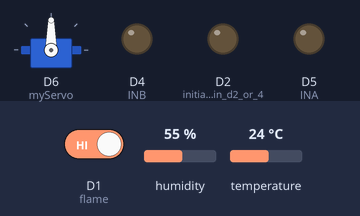
A sketch run on a simulated ESP8266 (NodeMCU). On the bench: servo, output pins drawn as LEDs (lit = HIGH). The test bench sets the inputs (shaded band); at power-on: D1 (flame) HIGH, humidity 55 %, temperature 24 °C. WiFi joins after 1.5 s; servers stay silent unless stated; the Firebase database answers and starts empty; what the sketch prints to the serial monitor is not drawn.

Above: at 3.1 s.
3.2 s: D1 (flame) driven LOW
At 4.3 s:
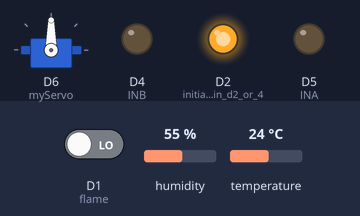
11.4 s: D1 (flame) driven HIGH
At 12.1 s:
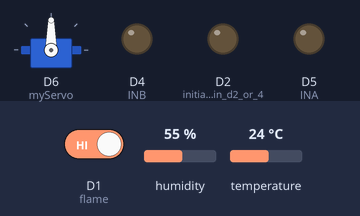
Timing chart, 0 to 14.4 s (numbered marks = the images above; inputs shaded):
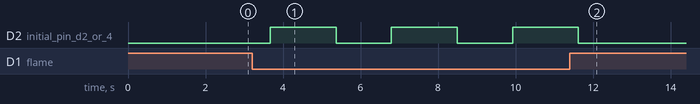

Measured:
- after the input at 3.2 s, D2 (initial_pin_d2_or_4): alternates HIGH for 1.7 s and LOW for 1.4 s, starting after 0.48 s
- after the input at 11.4 s, D2 (initial_pin_d2_or_4): goes on until 11.6 s, then stays LOW

The sketch:

fire_temp_with_firebase.ino
```cpp
// Internet Of Things
// Author : Kelompok 7


#include <ESP8266WiFi.h>
#include <FirebaseArduino.h>
#include "DHT.h"
#include <Servo.h>

// Set these to run example. //
#define FIREBASE_HOST "iot-apps-2k18.firebaseio.com" //name firebase database
#define FIREBASE_AUTH "hVUH40trYhOmooj0JF8yQAp9bHMLAj7fS75H3h***" //Token
#define WIFI_SSID "g4" //BSSID
#define WIFI_PASSWORD "apasih01" //password SSID
#define DHTPIN 0 //on pin D3
#define DHTYPE DHT11 //tipe module dht 11

//----sensor temperature---//
DHT dht(DHTPIN, DHTYPE); //  DHT11


Servo myServo; // Initial name Servo
int n = 0; //control servo state

//----sensor Flame---//
int flame = 5; //on pin D1
bool flame1 = 0; //state flame {False}

int isFlame = HIGH; // HIGH when FLAME Exposed
int mytimeout = millis() / 1000;


//----FanMOdule l9110---//
 int INA = 14;  // on pin D5
 int INB = 2;  //on pin D4
 byte speedfan = 150; //speed fan


//read Gpio or pin, view on NodeMcu Mapping Board

void setup() {
  Serial.begin(115200);
  pinMode(flame, INPUT); //initial flamesensor on pin d1 or 5 , Flame
  delay(50);
  pinMode(D2, OUTPUT); //initial pin d2 or 4, Buzzer
  delay(50);
  myServo.attach(12);//initial pin d6 or gpio pin, Servo
  pinMode(INA, OUTPUT);
  pinMode(INB, OUTPUT);
  //myServo.write(80);
  delay(0);
  // connect to wifi.
  WiFi.begin(WIFI_SSID, WIFI_PASSWORD);
  Serial.print("connecting");
  while (WiFi.status() != WL_CONNECTED) {
    Serial.print(".");
    delay(500);
    if((millis() / 1000) > mytimeout + 3){ // try for less than 4 seconds to connect to WiFi router
      break;
    }
  }
  Serial.println();
  Serial.print("connected: ");
  Serial.println(WiFi.localIP());


  Firebase.begin(FIREBASE_HOST, FIREBASE_AUTH);
  Firebase.set("SERVO STATE", 0);
   delay(200);
}


void loop() {

  // set value
  Firebase.setString("Communication", "Connected");

////---manual Controling servo and fan--------
 n=Firebase.getInt("SERVO STATE");
   if(n==1){
      servoloop();

      return;
    }else{
      fanStop();

    }
////-----------------------------------------

  temperature(); //method temperature

  flameDetect(); //method for flame and Buzzer
  Serial.println(flame1);


  // set string value
  Firebase.setString("TUGAS", "FIRE-TEMPERATURE IOT");
   Firebase.setString("KEL", "KELOMPOK 7");
  // handle error
  if (Firebase.failed()) {
      Serial.print("setting /message failed:");
      Serial.println(Firebase.error());
      return;
  }
  delay(500);

}
//method Flame
void flameDetect() {
  isFlame = digitalRead(flame);
//  n=Firebase.getInt("SERVO STATE"); //use this Declaration , for Automatic
  if (isFlame == LOW) {
    flame1 = 1;
     digitalWrite(D2, HIGH);

    Serial.println("FLAME, FLAME, FLAME");

    Firebase.setString("BUZZER", "ON");
    Firebase.setString("FLAME", "FLAME DETECTED");
    Firebase.set("BUZZER STATE", 1);
    Firebase.set("FLAME STATE", flame1);
//   servoloop(); // Auto on Servo and Fan , if flame detected or State 1

  } else {
    flame1 = 0;
    digitalWrite(D2, LOW);
    Serial.println("no flame");
     Firebase.setString("BUZZER", "OFF");
    Firebase.setString("FLAME", "NOT DETECTED");
       Firebase.set("BUZZER STATE", 0);
  Firebase.set("FLAME STATE", flame1);
//   fanStop(); //Auto off servo and fan , , if flame Not detected or State 0
  }
}

//method Temperature
void temperature(){
  float h = dht.readHumidity();
  float t = dht.readTemperature(); //ready temp
  delay(500);
 Firebase.setFloat("Humidity", h);
 Firebase.setFloat("Temp", t);
 if (Firebase.failed()) {
      Serial.print("setting /DHT11 failed:");
      Serial.println(Firebase.error());
      return;
  }
//    Firebase.remove("Humidity"); auto remove data on firebasedatabase
//    Firebase.remove("Temp"); auto remove data on firebasedatabase
  delay(500);
  return;
}

//Controling Servo Method
void servoloop(){
  int pos;
  //myServo.write(110); // write position Degree on Start
    fanOn();
     delay(105);
for(pos = 45; pos <= 115; pos += 1) // goes from 0 degrees to 180 degrees
  {                                  // in steps of 1 degree
    myServo.write(pos);              // tell servo to go to position in variable 'pos'
    delay(25);                       // waits 15ms for the servo to reach the position
  }
  for(pos = 115; pos>=45; pos-=1)     // goes from 115 degrees to 0 degrees
  {
    myServo.write(pos);              // tell servo to go to position in variable 'pos'
    delay(25);                       // waits 15ms for the servo to reach the position
  }
//  myServo.write(servo_pos);
//  if(servoMov){
//    servo_pos += servo_step;
//    if(servo_pos >=120){
//      servo_pos = 120;
//      servoMov = false;
//    }
//  }else{
//    servo_pos -= servo_step;
//     if(servo_pos <= 120){
//      servo_pos = 45;
//      servoMov = true;
//    }
//  }

}

//method Fan on
void fanOn(){
  digitalWrite(INA, HIGH);
  digitalWrite(INB, LOW);
  delay(50);
}
//method Fan OFF
void fanStop(){
 digitalWrite(D2, LOW); //use this if manual Control Fan servo, if auto please disable
  delay(50);
  digitalWrite(INA, LOW);
  digitalWrite(INB, LOW);
  delay(50);
}
```
